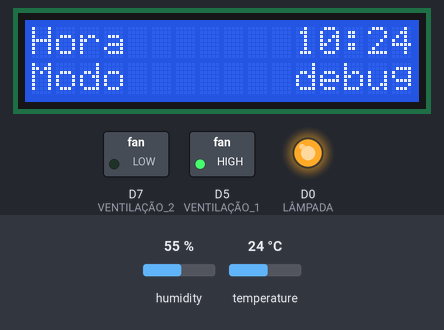
Simulated run of this sketch. Board: ESP8266 (NodeMCU). Parts: 16×2 character LCD, switched loads named in the sketch (green lamp = pin HIGH), output pins drawn as LEDs (lit = HIGH). The test bench sets the inputs (shaded band); at power-on: temperature 24 °C, humidity 55 %. WiFi joins after 1.5 s; servers stay silent unless stated; network time is answered at once with the bench clock; the local clock reads 2024-03-15 10:24:30 at power-on unless the sketch sets it; EEPROM starts erased; what the sketch prints to the serial monitor is not drawn.

Above: at 5.8 s.
At 15.1 s:
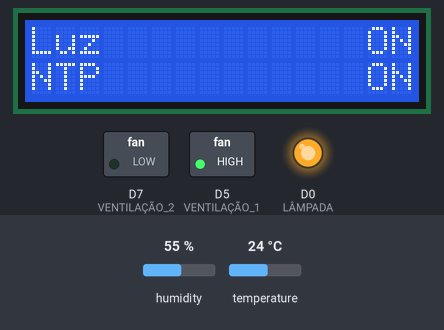
15.2 s: temperature set to 25.4 °C
At 19.0 s:
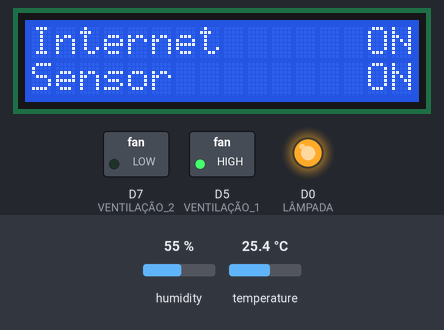
37.2 s: temperature set to 26.7 °C
46.7 s: temperature set to 28 °C
At 72.1 s:
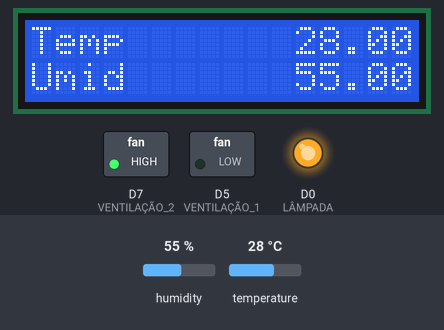
Timing chart, 0 to 73.6 s (numbered marks = the images above; inputs shaded):
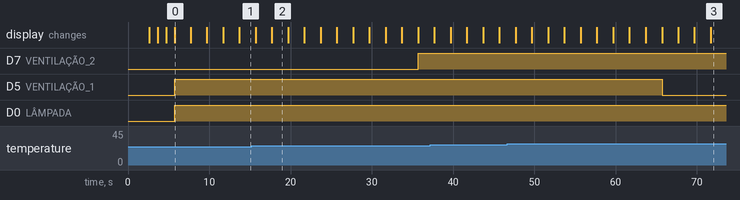

The sketch:

sweet_leaf.ino
```cpp
#include <ESP8266WiFi.h>
#include <ESP8266WebServer.h>
#include <NTPClient.h>
#include <WiFiUdp.h>
#include <ESP8266WebServer.h>
#include <ESP8266mDNS.h>
#include <uri/UriBraces.h>
#include <uri/UriRegex.h>
#include <Adafruit_Sensor.h>
#include <ArduinoJson.h>
#include <DHT.h>
#include <DHT_U.h>
#include <Wire.h>
#include <LiquidCrystal_I2C.h>
#include "OutputDevice.h"
#include "WiFiConfigManager.h"
#include "SystemStatus.h"
#include "TimeManager.h"

#define DHTPIN D4
#define DHTTYPE    DHT22     // DHT 22 (AM2302)

/**
 * AccessPoint * Nome da rede e senha
 */
const char* apSSID = "Sweet Leaf";
const char* apPassword = "42002420";

ESP8266WebServer server(80);
DHT dht(DHTPIN, DHTTYPE);
WiFiUDP ntpUDP;
LiquidCrystal_I2C lcd(0x27, 16, 2);

WiFiConfigManager wifiConfigManager(apSSID, apPassword, server);
SystemStatus& _sl = SystemStatus::getInstance();
TimeManager timeManager;

////// CALLBACKS DOS DISPOSITIVOS //////
/**
 * SENSOR DHT (Temperatura e Umidade)
 * Cada leitura leva por volta de 250ms
 * As leituras podem estar até 2 segundos atrasadas (sensor lento)
 */
void onSensorCheck(int currentIndex) {
  float h = dht.readHumidity();
  float t = dht.readTemperature();

  if (isnan(h) || isnan(t)) {
    _sl.data.sensorStatus = false;
    return;

  } else {
    if (t >= 26.0) {
      digitalWrite(D5, LOW);
      _sl.data.fan1Status = true;

    } else {
      digitalWrite(D5, HIGH);
      _sl.data.fan1Status = false;
    }

    _sl.data.temperature    = t;
    _sl.data.humidity       = h;
    _sl.data.sensorStatus   = true;
    return;
  }
}

void handleLcd(String firstLine, String secondLine) {
  lcd.clear();
  lcd.setCursor(0, 0);
  lcd.print(firstLine);
  lcd.setCursor(0,1);
  lcd.print(secondLine);
}

/**
 * Display LCD
 * Pinagem lcd i2c * Vcc = Vin * gnd = gnd * sda = D3 * scl = D2 * Endereço 0x27 * Ajustar o contraste se não estiver visível
 * @todo implementar modo tela de erro
 */
void onLcdChange(int currentIndex) {
  String sysMode = "";

  if(String(_sl.data.sysMode) == "vegetative") sysMode    = "MODO VEGETATIVO ";
  else if (String(_sl.data.sysMode) == "bloom") sysMode   = " MODO FLORACAO  ";
  else if (_sl.data.sysMode == "debug") sysMode           = "   MODO DEBUG   ";
  else sysMode                                            = "      ERRO      ";

  String firstLine = "";
  String secondLine = "";

  if (_sl.data.sysMode != "debug") {
    switch(currentIndex) {
      case 0:
        updateTime();
        secondLine = "     " + _sl.data.dateTime + "      ";
        handleLcd(sysMode, secondLine);
        break;
      case 1:
        firstLine   = "    UMIDADE:    ";
        secondLine  = "     " + String(_sl.data.humidity) + "%     ";
        handleLcd(firstLine, secondLine);
        break;
      case 2:
        firstLine   = "  TEMPERATURA:   ";
        secondLine  = "     " + String(_sl.data.temperature) + "C     ";
        handleLcd(firstLine, secondLine);
        break;
    }
  } else {
    switch(currentIndex) {
      case 0:
        updateTime();
        firstLine   = "Hora       " + _sl.data.dateTime;
        secondLine  = "Modo       " + _sl.data.sysMode;
        handleLcd(firstLine, secondLine);
        break;
      case 1:
        firstLine   = wifiConfigManager.getConnectionStatus()   ? "Internet      ON" : "Internet     OFF";
        secondLine  = _sl.data.sensorStatus                     ? "Sensor        ON" : "Sensor       OFF";
        handleLcd(firstLine, secondLine);
        break;
      case 2:
        firstLine   = _sl.data.fan1Status   ? "Fan 1         ON" : "Fan 1        OFF";
        secondLine  = _sl.data.fan2Status   ? "Fan 2         ON" : "Fan 2        OFF";
        handleLcd(firstLine, secondLine);
        break;
      case 3:
        firstLine   = "Temp       " + String(_sl.data.temperature);
        secondLine  = "Umid       " + String(_sl.data.humidity);
        handleLcd(firstLine, secondLine);
        break;
      case 4:
        firstLine   = _sl.data.lightStatus    ? "Luz           ON" : "Luz          OFF";
        secondLine  = _sl.data.updatedTime    ? "NTP           ON" : "NTP          OFF";
        handleLcd(firstLine, secondLine);
        break;
    }
  }
}

/**
 * LÂMPADA PRINCIPAL
 */
void onLightToggle(int currentIndex) {
  bool lightOn          = currentIndex % 2 == 0;
  _sl.data.lightStatus   = lightOn;

  digitalWrite(D0, lightOn ? HIGH : LOW);
}

/**
 * PROVISÓRIO: SISTEMA DE CIRCULAÇÃO DO AR
 * enquanto o sistema não é instalado, apenas acender um led
 */
void onFan2Toggle(int currentIndex) {
  bool fanOn            = currentIndex % 2 == 0;
  _sl.data.fan2Status   = fanOn;

  digitalWrite(D7, fanOn ? LOW : HIGH);
}


///// INSTANCIAS DO GERENCIADOR DE DISPOSITIVOS /////

/**
 * DISPLAY LCD
 */
unsigned long lcdIntervals[]        = {10, 5, 5};
unsigned long lcdDebugIntervals[]   = {2, 2, 2, 2, 2};
unsigned long fan1Interval[]        = {30};
unsigned long lightIntervalVeg[]    = {8 * 60 * 60, 16 * 60 * 60};
unsigned long lightIntervalFlo[]    = {12 * 60 * 60, 12 * 60 * 60};
unsigned long lightIntervaldebug[]  = {18 * 60 * 60, 6 * 60 * 60};
unsigned long fan2Interval[]        = {30, 5 * 60};

OutputDevice lcdDisplay(lcdIntervals, 3, false, onLcdChange, &timeManager);
OutputDevice lcdDebugDisplay(lcdDebugIntervals, 5, false, onLcdChange, &timeManager);

/**
 * VENTILAÇÃO 1
 * O ventilador será acionado cada vez que o sensor dht ler uma temperatura >= 26°
 * por meio do callback onSensorCheck
 */
OutputDevice fan1(fan1Interval, 1, false, onSensorCheck, &timeManager);

/**
 * LÂMPADA
 * Cada modo de operação possúi sua instância
 * startAtMidnight = true, para que os horários da lâmpada sejam humanamente previsíveis
 * x * 60 * 60 = quantidade de segundos em x horas
 */
OutputDevice lightVeg(lightIntervalVeg, 2, true, onLightToggle, &timeManager);
OutputDevice lightFlo(lightIntervalFlo, 2, true, onLightToggle, &timeManager);
OutputDevice lightDebug(lightIntervaldebug, 2, true, onLightToggle, &timeManager);

/**
 * VENTILAÇÃO 2
 * @todo - implementar modo vegetativo e de floração para esse dispositivo
 */
OutputDevice fan2(fan2Interval, 2, false, onFan2Toggle, &timeManager);


///// CALLBACKS DO SERVIDOR WEB //////

/**
 * DADOS DO SISTEMA
 * { temperature: float, humidity: float, sysMode: "vegetative" | "flowering"}
 */
void handleGetData() {
  server.send(200, "application/json", SystemStatus::getInstance().toJson());
}

/**
 * TEMPERATURA
 */
void handleGetTemperature() {
  server.send(200, "text/plain", _sl.toJson("temperature", _sl.data.temperature));
}

/**
 * UMIDADE
 * @todo - juntar temperatura e umidade em uma única função
 */
void handleGetHumidity() {
  server.send(200, "text/plain", _sl.toJson("humidity", _sl.data.humidity));
}

/**
 * TROCA DE MODO
 * @todo - Implementar modo customizado (setado via client web)
 */
void handleModeChange() {
  if (server.hasArg("plain")) {
    String body = server.arg("plain");  // Obtém o corpo da requisição POST

    // Cria um buffer para o JSON
    StaticJsonDocument<200> jsonDocument;
    DeserializationError error = deserializeJson(jsonDocument, body);

    // Verifica se o JSON foi parseado corretamente
    if (error) {
      server.send(400, "text/plain", "Erro ao processar JSON: " + String(error.c_str()));
      return;
    }

    // Extrai os dados do JSON
    const char* mode = jsonDocument["mode"];

    _sl.data.sysMode = mode;

    // Prepara a resposta
    String response = "Modo selecionado: " + String(mode) + "\n";

    server.send(200, "text/plain", response);
  } else {
    server.send(400, "text/plain", "Corpo da requisição não contém JSON");
  }
}

void setup() {
    pinMode(D0, OUTPUT);      // LÂMPADA
    pinMode(D4, OUTPUT);      // DHT
    pinMode(D5, OUTPUT);      // VENTILAÇÃO 1
    pinMode(D7, OUTPUT);      // VENTILAÇÃO 2

    String starting = "Iniciando.......";

    lcd.init();
    lcd.backlight();
    lcd.clear();

    Serial.begin(115200);

    handleLcd(starting, "WiFi");
    wifiConfigManager.begin();
    delay(1000);

    handleLcd(starting, "Sensor");
    dht.begin();
    delay(1000);

    handleLcd(starting, "Servidor NTP");
    timeManager.begin();
    while(!timeManager.isTimeUpdated()) {
      timeManager.updateTime();
    }
    delay(1000);
    _sl.data.updatedTime = timeManager.isTimeUpdated();


    handleLcd(starting, "Servidor HTTP");
    if (MDNS.begin("esp8266")) { Serial.println("MDNS responder started"); }
    delay(1000);

    server.on(F("/data"), HTTP_GET, handleGetData);

    server.on(F("/temperature"), HTTP_GET, handleGetTemperature);

    server.on(F("/humidity"), HTTP_GET, handleGetHumidity);

    server.on(F("/mode"), HTTP_POST, handleModeChange);

    server.begin();

    Serial.println("Servidor HTTP iniciado");
}

void updateTime() {
  String h = timeManager.getFormattedTime();
  String hStr = h.substring(13, 18);
  _sl.data.dateTime = hStr;
}

void loop() {
  wifiConfigManager.handleClient();

  if(_sl.data.sysMode == "debug") {
    lcdDebugDisplay.update();
  } else {
    lcdDisplay.update();
  }

  if(wifiConfigManager.getConnectionStatus()) {
    server.handleClient();
    updateTime();

    fan1.update();
    fan2.update();

    if(_sl.data.sysMode == "vegetative") {
      lightVeg.update();
    } else if (_sl.data.sysMode == "flowering"){
      lightFlo.update();
    } else {
      lightDebug.update();
    }
  }
}
```

OutputDevice.cpp
```cpp
#include "OutputDevice.h"

// Construtor
OutputDevice::OutputDevice(unsigned long* inter, int count, bool midnight, void (*callback)(int), TimeManager* client) {
    intervals = inter;
    intervalCount = count;
    currentIntervalIndex = 0;
    onToggleCallback = callback;
    timeClient = client;
    nextToggleTime = 0;
    startAtMidnight = midnight;
}

unsigned long OutputDevice::getMidnight() {
    // Obter o tempo atual em segundos
    unsigned long epochTime = timeClient->getEpochTime();

    // Calcular o horário de 00:00 do dia atual
    unsigned long midnightToday = (epochTime / 86400L) * 86400L;

    return midnightToday;

    // return midnightToday + (20 * 3600) + (42 * 60); // 20:40 today
}

void OutputDevice::handleMidnightCicles(unsigned long currentTime) {
  while(nextToggleTime < currentTime) {
    if(nextToggleTime == 0) nextToggleTime =  getMidnight() + intervals[currentIntervalIndex];
    else nextToggleTime += intervals[currentIntervalIndex];

    if(onToggleCallback) {
      onToggleCallback(currentIntervalIndex);
    }

    increaseIntervalIndex();
  }
}

void OutputDevice::increaseIntervalIndex() {
    currentIntervalIndex++;
    if (currentIntervalIndex >= intervalCount) {
      currentIntervalIndex = 0; // Volta ao início do array de intervalos
    }
}

// Atualiza o estado do dispositivo
void OutputDevice::update() {
//    timeClient->update(); // Atualiza o tempo do NTPClient
    unsigned long currentTime = timeClient->getEpochTime(); // Obtém o tempo atual em segundos

    if(startAtMidnight) {
      handleMidnightCicles(currentTime);
    } else {
      if (currentTime >= nextToggleTime) {
        if(onToggleCallback) {
          onToggleCallback(currentIntervalIndex);
        }

        nextToggleTime = currentTime + intervals[currentIntervalIndex];

        increaseIntervalIndex();
      }
    }
}
```

OutputDevice.h
```cpp
#ifndef OUTPUTDEVICE_H
#define OUTPUTDEVICE_H

#include <Arduino.h>
#include <WiFiUdp.h>
#include "TimeManager.h"

class OutputDevice {
private:
    unsigned long* intervals; // Array de intervalos de tempo (em segundos)
    int intervalCount; // Número de intervalos
    int currentIntervalIndex; // Índice do intervalo atual
    unsigned long lastToggleTime; // Último momento em que o dispositivo foi alterado (em segundos)
    unsigned long nextToggleTime;
    bool startAtMidnight;
    void (*onToggleCallback)(int); // Callback para quando o estado muda
    TimeManager* timeClient; // Ponteiro para o objeto NTPClient;

    unsigned long getMidnight();
    void increaseIntervalIndex();
    void handleMidnightCicles(unsigned long currentTime);

public:
    // Construtor
    OutputDevice(unsigned long* inter, int count, bool midnight, void (*callback)(int), TimeManager* client);

    // Atualiza o estado do dispositivo
    void update();
};

#endif
```

SystemStatus.h
```cpp
#ifndef SYSTEM_STATUS_H
#define SYSTEM_STATUS_H

#include <ArduinoJson.h>

class SystemStatus {
  private:
    SystemStatus() {};

  public:
    struct SystemData {
      String sysMode = "debug";
      float temperature = 0.0;
      float humidity = 0.0;
      String dateTime = "";
      bool sensorStatus = false;
      bool fan1Status = false;
      bool fan2Status = false;
      bool lightStatus = false;
      bool updatedTime = false;
    } data;

    static SystemStatus& getInstance() {
      static SystemStatus instance;
      return instance;
    }

    String toJson() {
      StaticJsonDocument<256> json;
      json["sysMode"] = data.sysMode;
      json["temperature"] = data.temperature;
      json["humidity"] = data.humidity;
      json["dateTime"] = data.dateTime;
      json["sensorStatus"] = data.sensorStatus;
      json["fan1Status"] = data.fan1Status;
      json["fan2Status"] = data.fan2Status;
      json["lightStatus"] = data.fan2Status;
      json["updatedTime"] = data.updatedTime;

      String jsonString;
      serializeJson(json, jsonString);
      return jsonString;
    }

    template <typename T>
    String toJson(const String& key, T value) {
      StaticJsonDocument<64> json;
      json[key] = value;

      String jsonString;
      serializeJson(json, jsonString);
      return jsonString;
    }
};

#endif // SYSTEM_STATUS_H
```

TimeManager.cpp
```cpp
#include "TimeManager.h"

TimeManager::TimeManager() : timeClient(ntpUDP, "pool.ntp.org", -3 * 3600, 60000) {
    timeUpdated = false;
    epochTime = 0;
    lastUpdate = 0;
}

void TimeManager::begin() {
    timeClient.begin();
    if (updateTime()) {
        timeUpdated = true;
    }
}

bool TimeManager::updateTime() {
    if (timeClient.update()) {
        epochTime = timeClient.getEpochTime();
        lastUpdate = millis();
        return true;
    }
    return false;
}

unsigned long TimeManager::getEpochTime() {
    if (timeUpdated) {
        unsigned long currentMillis = millis();
        unsigned long elapsedTime = (currentMillis - lastUpdate) / 1000;
        return epochTime + elapsedTime;
    }
    return 1735689600; // Retorna 01/01/2025 em epoch se o tempo não foi atualizado
}

String TimeManager::getFormattedTime() {
    if (timeUpdated) {
        unsigned long currentEpochTime = getEpochTime();
        time_t rawTime = currentEpochTime;
        struct tm *ptm = gmtime(&rawTime);
        char buffer[40];
        sprintf(buffer, "%02d/%02d/%04d %02d:%02d:%02d", ptm->tm_year + 1900, ptm->tm_mon + 1, ptm->tm_mday, ptm->tm_hour, ptm->tm_min, ptm->tm_sec);
        return String(buffer);
    }
    return "00:00:00"; // Retorna um valor padrão se o tempo não foi atualizado
}

bool TimeManager::isTimeUpdated() {
    return timeUpdated;
}
```

TimeManager.h
```cpp
#ifndef TIMEMANAGER_H
#define TIMEMANAGER_H

#include <NTPClient.h>
#include <WiFiUdp.h>

class TimeManager {
private:
    WiFiUDP ntpUDP;
    NTPClient timeClient;
    unsigned long lastUpdate;
    unsigned long epochTime;
    bool timeUpdated;

public:
    TimeManager();
    void begin();
    bool updateTime();
    unsigned long getEpochTime();
    String getFormattedTime();
    bool isTimeUpdated();
};

#endif
```

Source omitted: WiFiConfigManager.h (5611 bytes)

Measured:
- what the display in image 0 shows lasts 1.9 s, from 5.8 s to 7.7 s
